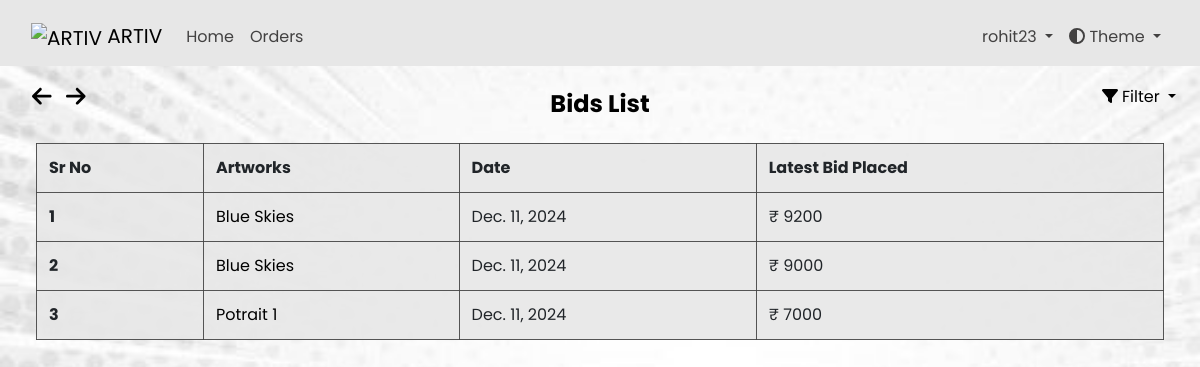
Page /dashboard/bidlist/ (signed in) on the earlier database version.
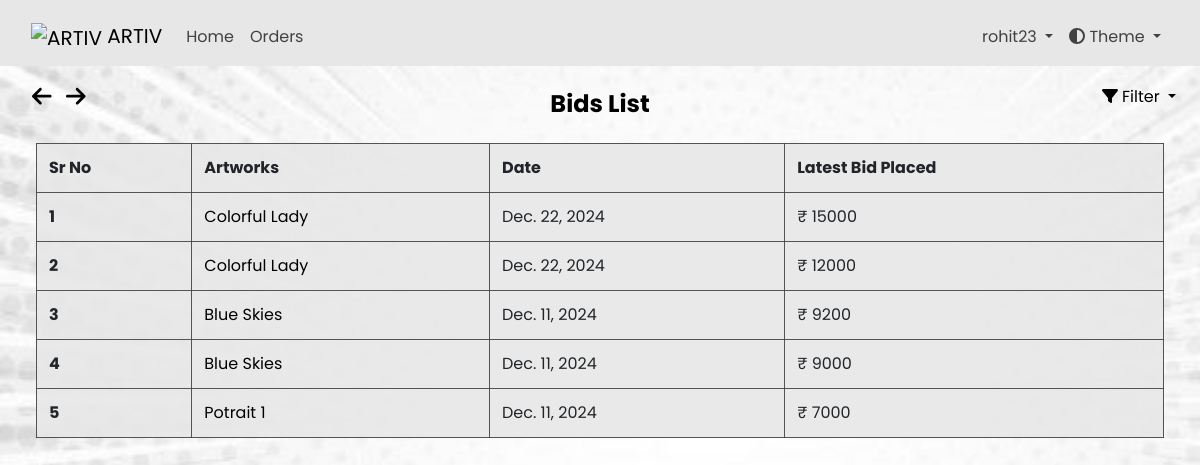
Same page on the later database version.
### dashboard/models.py (models this page shows, shortened)
class Bid(models.Model):
    user = models.ForeignKey(settings.AUTH_USER_MODEL, on_delete=models.CASCADE)
    product = models.ForeignKey(Artwork, on_delete=models.CASCADE, related_name="bids")
    bid_date = models.DateField(auto_now_add=True)
    bid_amt = models.IntegerField(default=1)

class Artwork(models.Model):
    SALE_TYPE_CHOICES = [
        ("discount", "Discount"),
        ("auction", "Auction"),
    ]
    sale_type = models.CharField(max_length=10, choices=SALE_TYPE_CHOICES)  # sale_type only
    product_id = models.CharField(max_length=255, default="")
    product_name = models.CharField(max_length=255, blank=False)
    product_price = models.IntegerField(default=0)
    opening_bid = models.IntegerField(default=0, null=True, blank=True)
    product_cat = models.ForeignKey("Catalogue", on_delete=models.CASCADE, null=True, blank=True)
    product_qty = models.IntegerField(default=0)
    product_image = models.ImageField(upload_to="arts/")
    dimension_unit = models.CharField(max_length=2, choices=[("cm", "Centimeters"), ("ft", "Feet")])
    length_in_centimeters = models.FloatField(default=0.0, blank=True, null=True)
    width_in_centimeters = models.FloatField(default=0.0, blank=True, null=True)
    foot = models.FloatField(default=0, blank=True, null=True)
    inches = models.FloatField(default=0, blank=True, null=True)
    created_at = models.DateTimeField(auto_now_add=True)
    end_date = models.DateField(null=True, blank=True, db_index=True)
    user = models.ForeignKey(settings.AUTH_USER_MODEL, on_delete=models.CASCADE, null=True, blank=True)
    is_sold = models.BooleanField(default=False)
    is_purchased = models.BooleanField(default=False)
    status = models.CharField(
        max_length=50,
        choices=[("active", "Active"), ("closed", "Closed"), ("waiting_for_response", "Waiting for Response"), ("unsold", "Unsold")],
        default="active",
    )
    response_deadline = models.DateTimeField(blank=True, null=True, db_index=True)
    buyer_response = models.CharField(max_length=11, choices=[("yes", "Yes"), ("no", "No"), ("no_response", "No Response")], default="no_response")
    discounted_price = models.DecimalField(max_digits=10, decimal_places=2, null=True, blank=True)
    def __str__(self):
        return self.product_name

### dashboard/views.py (the view)
# urls.py: path('bidlist/', views.BidListView.as_view(), name="bid_list"),
class BidListView(LoginRequiredMixin, ListView):
    model = Bid
    template_name = 'dashboard/bids_list.html'
    context_object_name = 'bids'
    ordering = ['-bid_amt']  # Default ordering by highest bid
    def get_queryset(self):
        queryset = super().get_queryset()
        filter_param = self.request.GET.get('filter')
        if filter_param == 'asc':
            queryset = queryset.order_by('bid_amt')  # Ascending order by bid amount
        elif filter_param == 'desc':
            queryset = queryset.order_by('-bid_amt')  # Descending order by bid amount
        else:
            queryset = queryset.order_by('-bid_amt')  # Default to descending if no filter param
        return queryset

### art/context_processors.py (called while the page is built)
def catalogue_list(request):
    return {"catalogue_list": Catalogue.objects.all()}

### dashboard/models.py (called while the page is built)
    def __str__(self):
        return self.cat_name

### dashboard/templatetags/auth_extras.py (called while the page is built)
@register.filter(name='has_group')
def has_group(user, group_name):
    group = Group.objects.get(name=group_name)
    return True if group in user.groups.all() else False

### templates/dashboard/bids_list.html (shortened to what this page needs)
{% extends './base.html' %}
{% load static %}
{% block links %}
<link rel="stylesheet" href="{% static 'dashboard/css/ordermodel_list.css' %}">
<link rel="stylesheet" href="https://stackpath.bootstrapcdn.com/bootstrap/4.5.2/css/bootstrap.min.css">
{% endblock %}
{% block content %}
{% include './includes/header.html' %}
{% include "art/arrow_button.html" %}
{% load auth_extras %}
    <div class="app-content pt-3 p-md-3 p-lg-4">
        <div class="button-container">
            <i class="fa-solid fa-arrow-left" style="cursor:pointer; font-size:1.4rem; margin-right:10px" onclick="goBack()"></i>
            <i class="fa-solid fa-arrow-right" style="cursor:pointer; font-size:1.4rem; margin-right:15px" onclick="goForward()"></i>
        </div>
        <div class="container-fluid">
            <h1 class="app-page-title">Bids List</h1>
            <div class="filter-dropdown">
                <div class="dropdown-toggle" id="filterDropdown" style="cursor:pointer;" data-toggle="dropdown" aria-haspopup="true" aria-expanded="false">
                    <i class="fa-solid fa-filter"></i> Filter
                </div>
            </div>
        <div class="row g-4 mb-4">
            <div class="table-container">
                <table class="table table-bordered">
                    <thead>
                        <tr>
                            <th scope="col">Sr No</th>
                            <th scope="col">Artworks</th>
                            <th scope="col">Date</th>
                            <th scope="col">Latest Bid Placed</th>
                        </tr>
                    </thead>
                    <tbody>
                        {% for bid in object_list %}
                        <tr>
                            <th scope="row">{{ forloop.counter }}</th>
                            <td>
                                <a href="#" class="artworks-order" data-toggle="modal" data-target="#productModal" data-product-id="{{ bid.product.id }}" data-product-name="{{ bid.product }}" data-product-image-url="{{ bid.product.product_image.url }}" data-product-dimensions="{{ bid.product.length_in_centimeters }} x {{ bid.product.width_in_centimeters }} cm" data-product-catalogue="{{ bid.product.product_cat }}" data-product-opening-bid="₹ {{ bid.product.opening_bid }}" data-last-bid="{{ bid.bid_amt }}">{{ bid.product }}</a>
                            </td>
                            <td>{{ bid.bid_date }}</td>
                            <td>₹ {{ bid.bid_amt }}</td>
                        </tr>
                        {% empty %}
                        <tr>
                            <td colspan="5">
                                <h3>No artworks to show</h3>
                            </td>
                        </tr>
                        {% endfor %}
                    </tbody>
                </table>
            </div>
        </div>
</div>
{% endblock %}

Differences in the rows shown:
added Bid: product "Colorful Lady", bid_date "Dec. 22, 2024", bid_amt "15000"
added Bid: product "Colorful Lady", bid_date "Dec. 22, 2024", bid_amt "12000"
